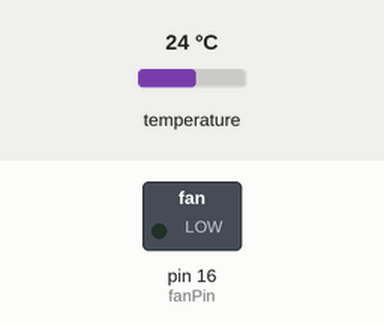
This sketch was run on a simulated Arduino Uno, built with avr-gcc and run on an emulated ATmega328P. On the bench: switched loads named in the sketch (green lamp = pin HIGH). The test bench sets the inputs (shaded band); at power-on: temperature 24 °C.

Above: at 0.1 s.
At 0.8 s:
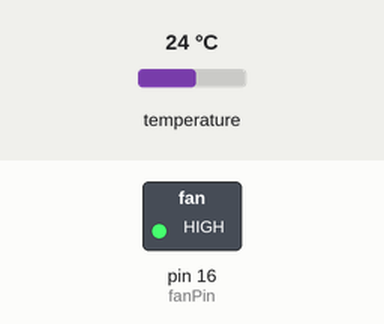
Timing chart, 0 to 2.3 s (numbered marks = the images above):
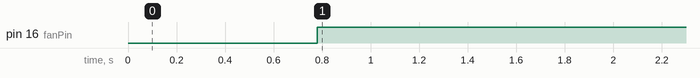

The sketch:

esp8266_control.ino
```cpp
#include <OneWire.h>
#include <DallasTemperature.h>

#define ONE_WIRE_BUS 12

int fanPin = 16;
int dutyCycle = 0;

float temp = 0;
int threshold = 20;

int minTemp = 10;
int maxTemp = 30;

OneWire oneWire(ONE_WIRE_BUS);
DallasTemperature sensors(&oneWire);


void setup() {
  Serial.begin(9600);
  sensors.begin();
  pinMode(fanPin, OUTPUT);
 }


void controlFanSpeed(int fanSpeedPercent) {
  analogWrite(fanPin, fanSpeedPercent);
}


void loop(){
  sensors.requestTemperatures();
  temp = sensors.getTempCByIndex(0);

  if (temp >= threshold){
    int fanSpeedPercent = map(temp, minTemp, maxTemp, 10, 255);
    controlFanSpeed(fanSpeedPercent);
  }
  else if (temp < threshold){
    int fanSpeedPercent = 0;
    controlFanSpeed(fanSpeedPercent);
  }
}
```

Measured:
- by itself, pin 16 (fanPin): LOW → HIGH at 0.78 s
